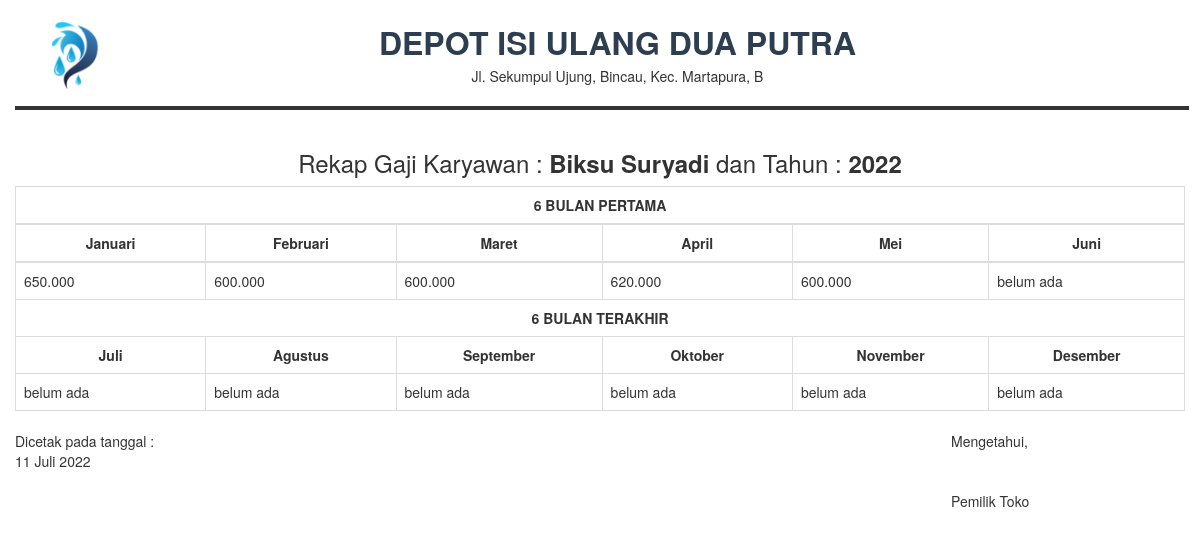
The app's page /report/rekapGaji.php?bulan=5&tahun=2022&id=9 with its own data.
### tables this page shows
CREATE TABLE `user` (
  `id` int(5) NOT NULL,
  `nama` varchar(100) NOT NULL,
  `username` varchar(10) NOT NULL,
  `password` varchar(10) NOT NULL,
  `jk` enum('Laki-Laki','Wanita') NOT NULL,
  `telp` varchar(15) NOT NULL,
  `alamat` text NOT NULL,
  `level` varchar(30) NOT NULL
);

CREATE TABLE `gaji` (
  `idgaji` int(5) NOT NULL,
  `id` int(5) NOT NULL,
  `tgl` date NOT NULL,
  `total` double NOT NULL
);

### report/rekapGaji.php (the view, shortened to what this page needs)
<?php
require "../kon.php"; error_reporting(0);
	$id = $_GET['id'];
  $query1 = mysqli_query($kon, "SELECT * FROM user WHERE id = '$id'");
  $data    = mysqli_fetch_array($query1);
  $tahun = $_GET['tahun'];
    $result = mysqli_query($kon, "SELECT *,MONTH(tgl) as bulan, YEAR(tgl) as tahun FROM gaji INNER JOIN user ON gaji.id = user.id WHERE MONTH(tgl) BETWEEN '1' AND '6' AND nama = '$data[nama]' AND YEAR(tgl) = '$tahun'");
    $result2 = mysqli_query($kon, "SELECT *,MONTH(tgl) as bulan, YEAR(tgl) as tahun FROM gaji INNER JOIN user ON gaji.id = user.id WHERE MONTH(tgl) BETWEEN '7' AND '12' AND nama = '$data[nama]' AND YEAR(tgl) = '$tahun'");
?>
<?php require('atas.php') ?>
<h3 style="text-align: center;">Rekap Gaji Karyawan : <b><?= $data['nama'] ?></b> dan Tahun : <b><?= $tahun ?></b></h3>
<div class="container-fluid">
  <table class="table table-bordered table-sm" border="1px" style="font-weight: 400;">
    <thead>
        <tr>
            <th colspan="6" class="text-center">6 BULAN PERTAMA</th>
        </tr>
        <tr>
            <th>Januari</th>
            <th>Februari</th>
            <th>Maret</th>
            <th>April</th>
            <th>Mei</th>
            <th>Juni</th>
        </tr>
    </thead>
<tbody>
          <tr class="odd gradeX"><?php
          for($i = 1; $i < 7; $i++){ $data = mysqli_fetch_array($result);     ?>
              <?php
                  if($data['total']!=''){
                      ?><td><?= number_format($data['total'],0,'.','.') ?></td><?php
                  }else{
                      ?><td>belum ada</td><?php
                  }
              ?>
          <?php } ?>
          </tr>
          <tr>
              <th colspan="6" class="text-center">6 BULAN TERAKHIR</th>
          </tr>
          <tr>
              <th>Juli</th>
              <th>Agustus</th>
              <th>September</th>
              <th>Oktober</th>
              <th>November</th>
              <th>Desember</th>
          </tr>
          <tr class="odd gradeX"><?php
          for($i = 7; $i < 13; $i++){ $data = mysqli_fetch_array($result2);     ?>
              <?php
                  if($data['total']!=''){
                      ?><td><?= number_format($data['total'],0,'.','.') ?></td><?php
                  }else{
                      ?><td>belum ada</td><?php
                  }
              ?>
          <?php } ?>
          </tr>
      </tbody>
  </table>
</div>
<?php require('zzz.php') ?>

### report/atas.php (style rules this page uses)
th { text-align:center; }

### records on screen
user: nama "Biksu Suryadi"
gaji: total "650.000"
gaji: total "600.000"
gaji: total "600.000"
gaji: total "620.000"
gaji: total "600.000"

### other values on screen
$tahun "2022"
